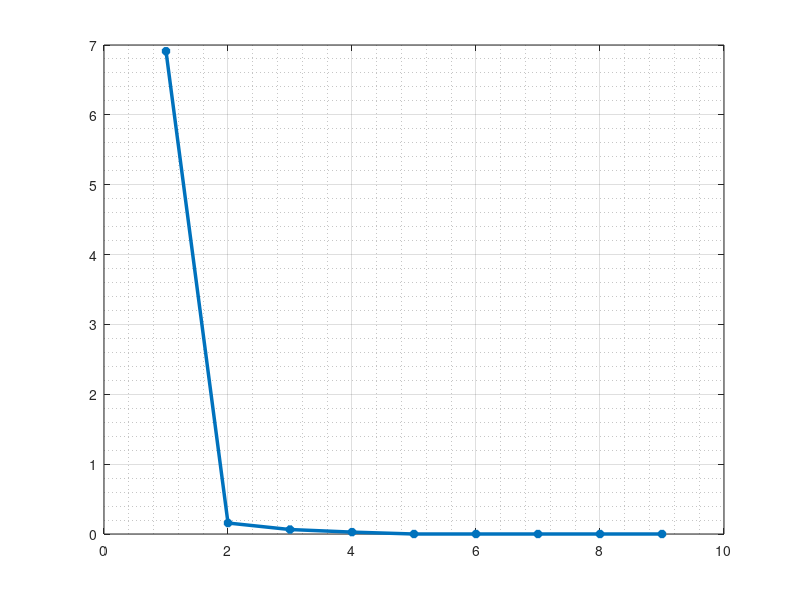

Reproduce this figure in MATLAB.
clc;clear all;close all;
%% noise choosing
nn=1;
if nn==1
    noise='without noise'
    elseif nn==2
        noise='Low_noise'
    elseif nn==3
        noise='Medium noise'
    elseif nn==4
        noise='Medium noise'
end
%% Load data
load ('data')
len_train=750;
u=data(:,5);
% y=data(:,nn);
% y_train=y(1:len_train,1);
% y_test=y(len_train+1:end,1);
% 
% X=[u.^0 u.^1 u.^2 u.^3 u.^4 u.^5 u.^6 u.^7 u.^8 u.^9];
% U_trn=X(1:len_train,:);
% U_tst=X(len_train+1:end,:);

N_trn = round(size(u,1)*0.75); %% size(u,1) = N_data_inpackage
N_tst = size(u,1) - N_trn;  
data_trn=u(1:N_trn,:);
data_tst=u(N_trn+1:end,:);
data_tst=sort(data_tst);

y_train=-1.5 -0.8*(data_trn) + 0.1 *(data_trn.^3) - 0.65*(data_trn.^5) + 2.25*(data_trn.^6) - 1.7*(data_trn.^8);
y_test=-1.5 -0.8*(data_tst ) + 0.1 *(data_tst .^3) - 0.65*(data_tst .^5) + 2.25*(data_tst .^6) - 1.7*(data_tst .^8);

U_trn=[data_trn.^0 data_trn data_trn.^2 data_trn.^3 data_trn.^4 data_trn.^5 data_trn.^6 data_trn.^7 data_trn.^8 data_trn.^9];
U_tst=[data_tst.^0 data_tst data_tst.^2 data_tst.^3 data_tst.^4 data_tst.^5 data_tst.^6 data_tst.^7 data_tst.^8 data_tst.^9];
%%
n=10;
v1=U_trn;
V=zeros(len_train,n);
for i=1:n
    v_eta(i,1)=v1(:,i)'*y_train/norm(v1(:,i),2)^2;
    error(i,1)=v_eta(i,1)^2*norm(v1(:,i),2)^2;
end
[C(1),index(1)]=max(error);
V(:,1)=U_trn(:,index(1));
%%
selectedReg_BE(1,1)=index(1);
for k=2:n
    clear v1 v_eta error
    for i=1:n
        p=0;
        for m=1:size(selectedReg_BE,1)
            if i==selectedReg_BE(m,1)
                p=1;
            end
        end
        if p==0
            for j=1:k-1
                alfa(j,k,i)=V(:,j)'*U_trn(:,i)/(V(:,j)'*V(:,j));
            end
            sum=0;
            for j=1:k-1
                sum=sum+alfa(j,k,i)*V(:,j);
            end
            v1(:,k,i)=U_trn(:,i)-sum;
            v_eta(k,1,i)=v1(:,k,i)'*y_train/(v1(:,k,i)'*v1(:,k,i));
            error(i,1)=(v_eta(k,1,i)^2*(v1(:,k,i)'*v1(:,k,i)));
        end
    end
    [C(k),index(k)]=max(error(:,1));
    selectedReg_BE(k,1)=index(k);
    V(:,k)=v1(:,k,index(k));
end
disp(selectedReg_BE-1)
%% Orthogonal
R=(V'*V)^(-1)*V'*U_trn;
Vtest=U_tst*R^(-1);
%%
for i=1:n
    clear V_Selected
    for j=1:i
        V_Selected(:,j)=V(:,j);
        V_SelectedTest(:,j)=Vtest(:,j);
    end
    %%
    v_etaHat=(V_Selected'*V_Selected)^(-1)*V_Selected'*y_train;
    y_Hat=V_Selected*v_etaHat;
    yHatTest=V_SelectedTest*v_etaHat;
    outputError(i,1)=(y_train-y_Hat)'*(y_train-y_Hat);
    outputErrorTest(i,1)=(y_test-yHatTest)'*(y_test-yHatTest);
end
reg=[1:n];
for k=1:n-1
    clear U_trn uSelected theta J_trn
    removeCounter=n-k+1;
    for i=1:n-k+1
        selectorCounter=1;
        for j=1:n-k+1
            if j~=removeCounter
                uSelected(i,selectorCounter)=reg(1,j);
                selectorCounter = selectorCounter + 1;
            end
        end
        removeCounter=removeCounter-1;
    end
    %% U_train
    for i=1:n-k+1
        for j=1:n-k
            U_trn(:,j,i)=V(:,uSelected(i,j));
        end
    end
    %% theta
    for i=1:n-k+1
        theta(:,1,i) = (U_trn(:,:,i)'*U_trn(:,:,i))^(-1)*U_trn(:,:,i)'*y_train;
    end
    %% Y_Hat
    for i=1:n-k+1
        y_Hat(:,i) = U_trn(:,:,i)*theta(:,i);
    end
    %% CostFunction train
    for i=1:n-k+1
        J_trn(i,1)=(y_train - y_Hat(:,i))'*(y_train - y_Hat(:,i));
    end
    [D(k),index(k)]=min(J_trn);
    p=0;
    for m=1:n-k
        if reg(1,m)~= uSelected(index(k),m)
            p=1;
            a=m;
            break;
        end
    end
    if p==0
        a=n-k+1;
    end
    reg(:,a)=[];
end
%% Plots
plot(1:n-1,D(n-1:-1:1),'*-','Linewidth',2.5),grid on,grid minor
saveas(gcf,'HW1_2_q3_OLS_BE.png');